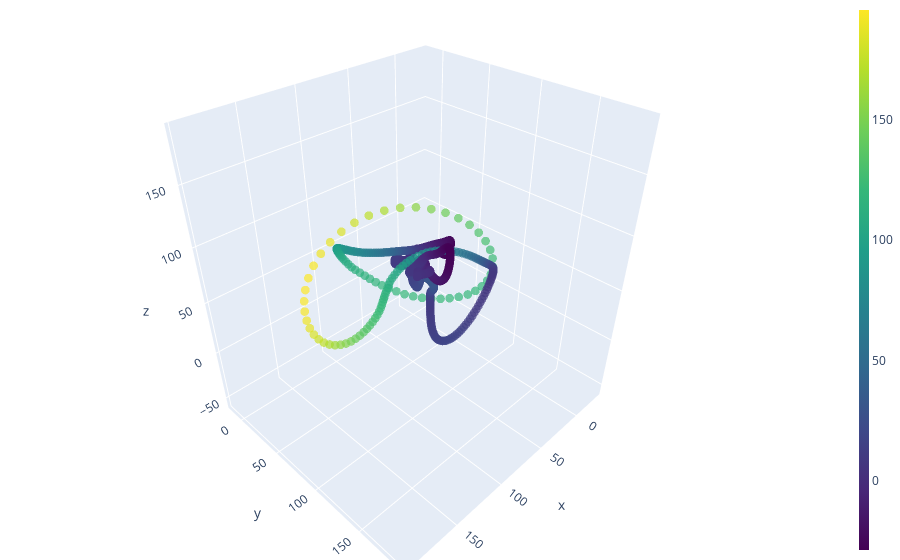

Source (notebook cell):
### Code cell
# the 2d relationships between the accelerations sparked my curiosity
z = df[columns[3]]
x = df[columns[1]]
y = df[columns[2]]

# configure the trace.
trace = go.Scatter3d(
    x=x, y=y, z=z,
    mode='markers',
    marker={
        'size': 3,
        'opacity': 0.7,
        'color': x,
        'colorscale':'Viridis',
        'colorbar': dict(thickness=10)
    }
)

# configure the layout.
layout = go.Layout(
    margin={'l': 0, 'r': 0, 'b': 0, 't': 0}
)

data = [trace]

plot_figure = go.Figure(data=data, layout=layout)

# render the plot.
plotly.offline.iplot(plot_figure)
#plot_figure.write_image("figures/xyz_acceleration_graph.png")

### Figure 1 — Plotly figure (JSON) as saved in the notebook; plotly's stock layout.template omitted (floating-point values rounded to 4 significant figures; data arrays with more than 128 entries replaced by an {"elided": "..."} marker saying what was removed)
{"data": [{"marker": {"color": {"elided": "1616 float values"}, "colorbar": {"thickness": 10}, "colorscale": [[0, "#440154"], [0.1111, "#482878"], [0.2222, "#3e4989"], [0.3333, "#31688e"], [0.4444, "#26828e"], [0.5556, "#1f9e89"], [0.6667, "#35b779"], [0.7778, "#6ece58"], [0.8889, "#b5de2b"], [1, "#fde725"]], "opacity": 0.7, "size": 3}, "mode": "markers", "type": "scatter3d", "x": {"elided": "1616 float values"}, "y": {"elided": "1616 float values"}, "z": {"elided": "1616 float values"}}], "layout": {"margin": {"b": 0, "l": 0, "r": 0, "t": 0}}}
